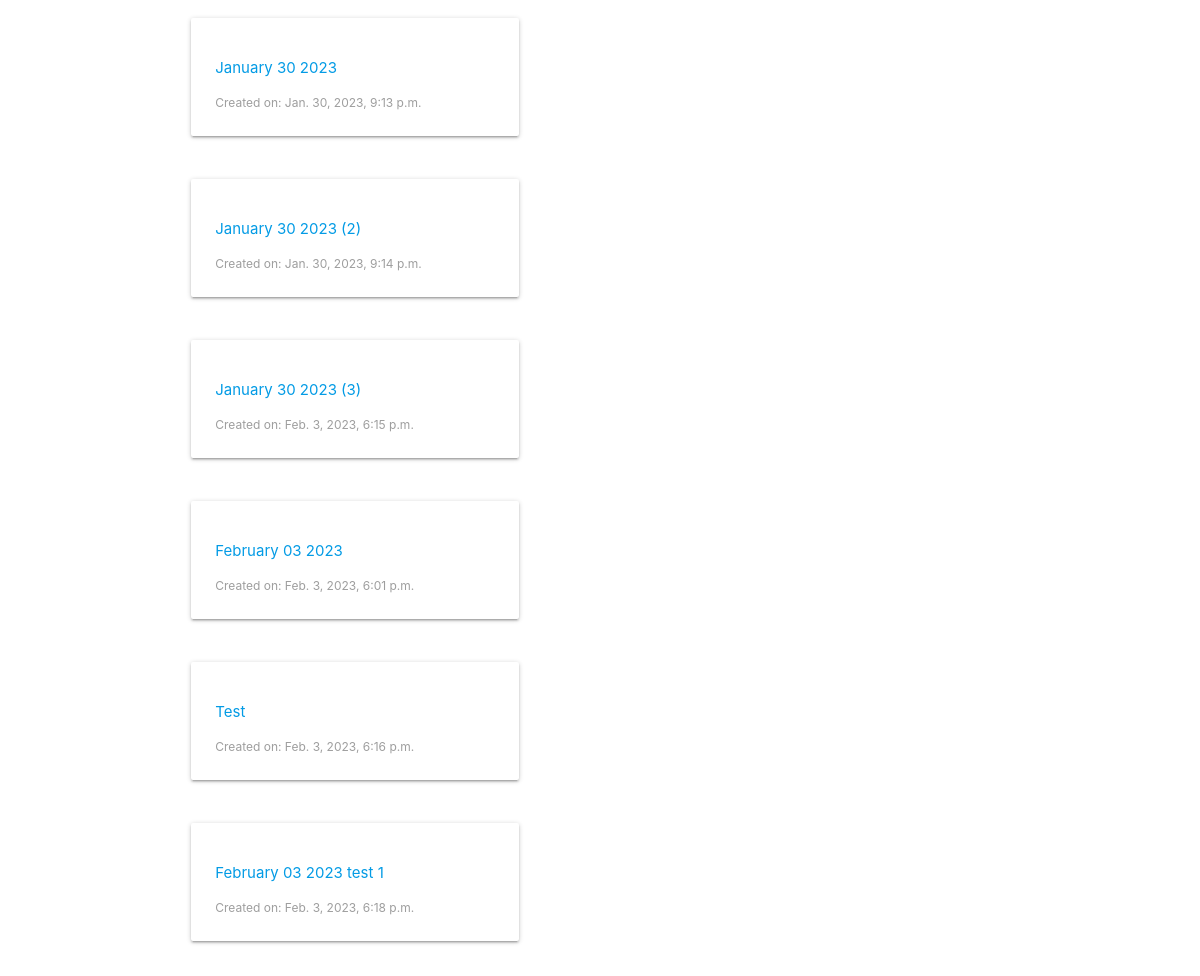
The app's page /groceries/, older data.
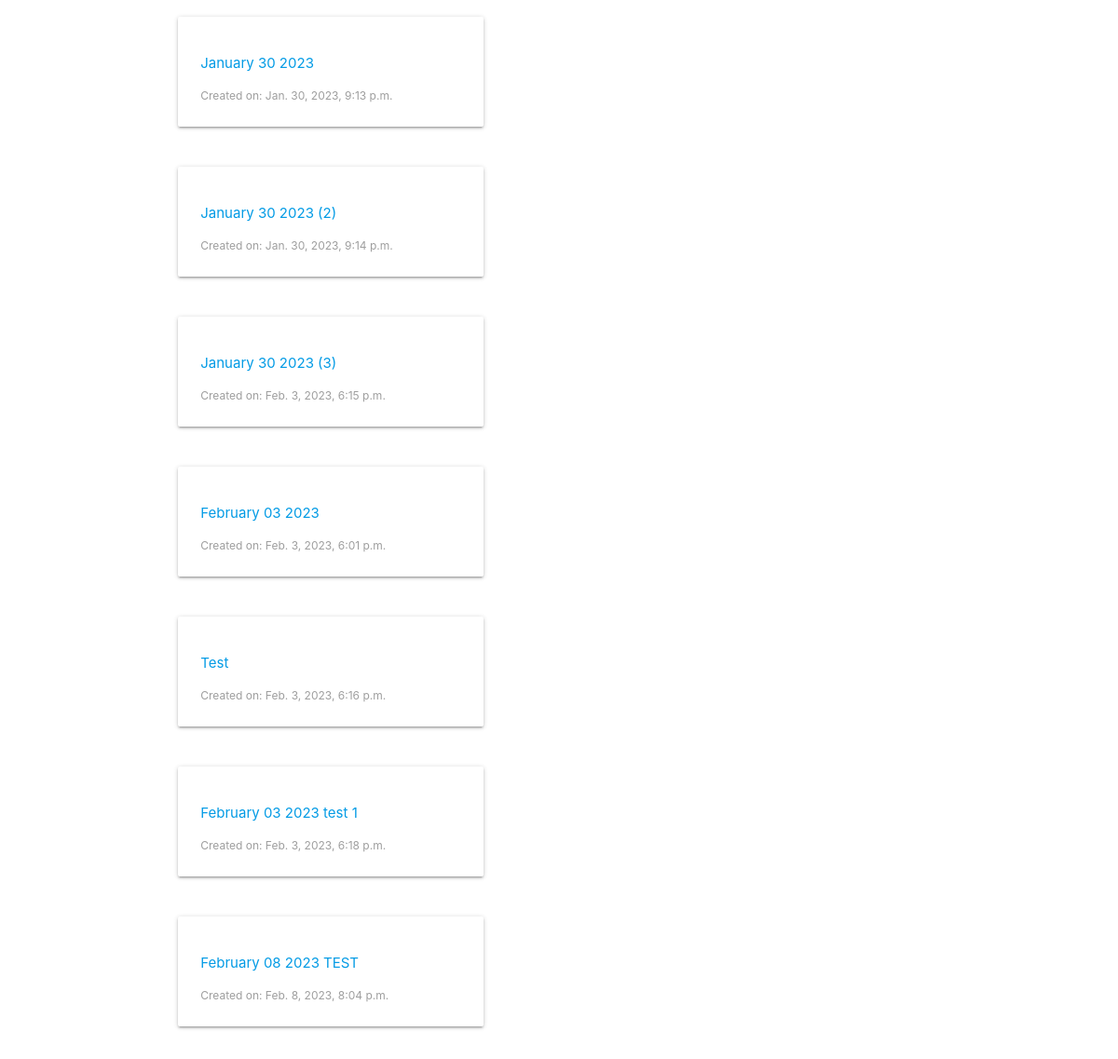
The same page, newer data.
### grocery_lists/models.py (models this page shows)
class GroceryList(models.Model):
    name = models.CharField(max_length=100, default=default_grocery_list_name(), unique=True)
    created_on = models.DateTimeField(auto_now=True)

### grocery_lists/views.py (the view)
# urls.py: path('', views.ListGroceryListView.as_view(), name='list'),
class ListGroceryListView(ListView):
    model = GroceryList

### grocery_lists/templates/grocery_lists/grocerylist_list.html
{% extends "grocery_lists/base.html" %}
{% block content %}
{% for list in object_list %}
<div class="row">
    <div class="col s12 m5">
        <a href="{% url 'groceries:detail' list.pk %}">
            <div class="card-panel">
                <p>
                    {{list.name}}
                </p>
                <label>Created on: {{list.created_on}}</label>
            </div>
        </a>
    </div>
</div>
{% empty %}
<p>No grocery lists. <a href="create">Create one</a></p>
{% endfor %}
{% endblock %}

### grocery_lists/templates/grocery_lists/base.html (shortened to what this page needs)
<link rel="stylesheet" href="https://cdnjs.cloudflare.com/ajax/libs/materialize/1.0.0/css/materialize.min.css">
<div class="container" style="padding-top:10px">
{% block content %}
{% endblock %}
</div>

Row changes from the older to the newer data that the page shows:
added GroceryList: name "February 08 2023 TEST", created_on "Feb. 8, 2023, 8:04 p.m."
